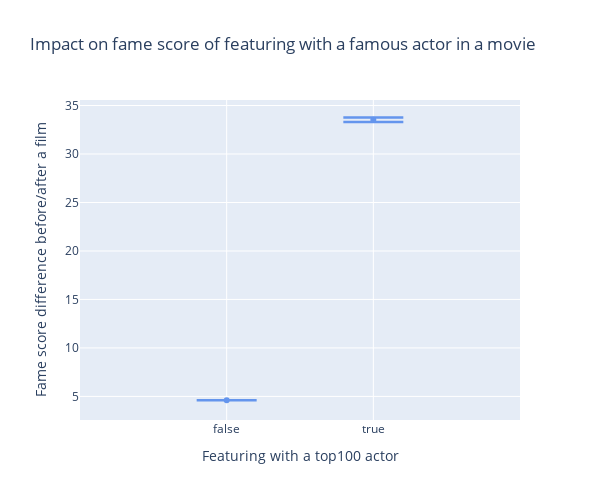

The cell this chart's notebook holds for it:
### Code cell
avg_fameScore_diff = actor_feats.groupby('with_top100',as_index=False)[['fameScore_diff']]\
                                .agg(avg=('fameScore_diff','mean'), 
                                     ci=('fameScore_diff',lambda x:1.96*stats.sem(x)))

fig = go.Figure()

fig.add_trace(go.Scatter(
    x=avg_fameScore_diff['with_top100'],
    y=avg_fameScore_diff['avg'],
    mode='markers',
    error_y=dict(
        type='data', 
        array=avg_fameScore_diff['ci'],
        visible=True,
        thickness=2.5,
        width=30,
        color='cornflowerblue'
    ),
    marker=dict(
        color='cornflowerblue'
    )
    ))

fig.update_layout(xaxis_title='Featuring with a top100 actor', 
                  yaxis_title='Fame score difference before/after a film', 
                  title='Impact on fame score of featuring with a famous actor in a movie',
                  height=500, 
                  width=600)
fig.update_xaxes(range=[-1, 2])
fig.show()

### Figure 1 — Plotly figure (JSON) as saved in the notebook; plotly's stock layout.template omitted (floating-point values rounded to 4 significant figures)
{"data": [{"error_y": {"array": [0.01001, 0.2413], "color": "cornflowerblue", "thickness": 2.5, "type": "data", "visible": true, "width": 30}, "marker": {"color": "cornflowerblue"}, "mode": "markers", "type": "scatter", "x": [false, true], "y": [4.604, 33.53]}], "layout": {"height": 500, "title": {"text": "Impact on fame score of featuring with a famous actor in a movie"}, "width": 600, "xaxis": {"range": [-1, 2], "title": {"text": "Featuring with a top100 actor"}}, "yaxis": {"title": {"text": "Fame score difference before/after a film"}}}}
